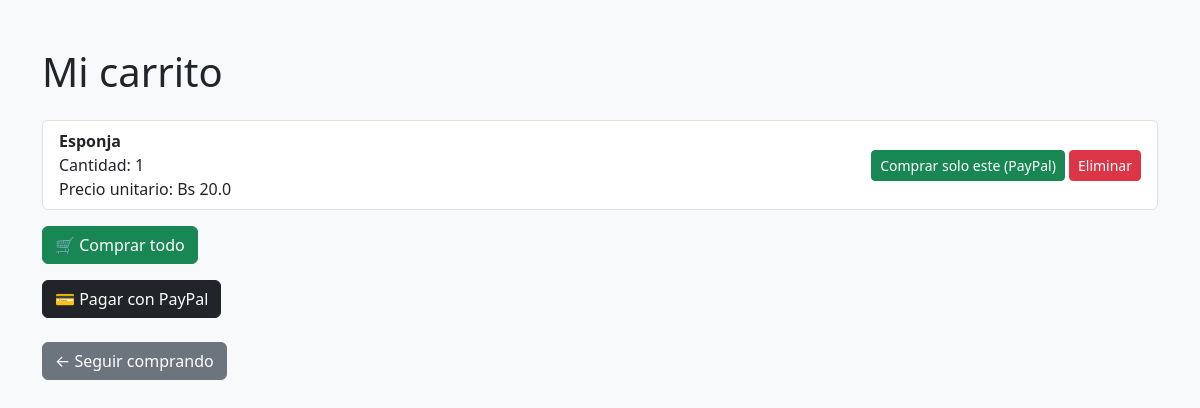
The app's page /carrito (signed in) with its own data.
### models/carrito_model.py (models this page shows)
class Carrito(db.Model):
    __tablename__ = 'carrito'
    id = db.Column(db.Integer, primary_key=True)
    usuario_id = db.Column(db.Integer, db.ForeignKey('usuario.id'), nullable=False)
    producto_id = db.Column(db.Integer, db.ForeignKey('producto.id'), nullable=False)
    cantidad = db.Column(db.Integer, nullable=False, default=1)
    producto = db.relationship('Producto')
    usuario = db.relationship('Usuario')  # <- para acceder como item.usuario.username

### models/producto_model.py (models this page shows)
class Producto(db.Model):
    __tablename__ = 'producto'
    id = db.Column(db.Integer, primary_key=True)
    nombre = db.Column(db.String(100), nullable=False)
    descripcion = db.Column(db.Text, nullable=False)
    precio = db.Column(db.Float, nullable=False)
    imagen = db.Column(db.String(255))
    usuario_id = db.Column(db.Integer, db.ForeignKey('usuario.id'), nullable=False)
    usuario = db.relationship('Usuario', back_populates='productos')
    categoria_id = db.Column(db.Integer, db.ForeignKey('categoria.id'))
    categoria = db.relationship("Categoria", back_populates="productos")
    comentarios = db.relationship("Comentario", back_populates="producto", cascade="all, delete-orphan")
    favoritos = db.relationship("Favorito", back_populates="producto", cascade="all, delete-orphan")

### controllers/carrito_controller.py (the view)
@carrito_blueprint.route("/carrito")
@login_required
def ver_carrito():
    items = Carrito.query.filter_by(usuario_id=current_user.id).all()
    return render_template("/compras/carrito.html", items=items)

### app.py (called while the page is built)
@login_manager.user_loader
def load_user(user_id):
    return Usuario.query.get(int(user_id))

### templates/compras/carrito.html (shortened to what this page needs)
<!DOCTYPE html>
<html lang="es">
<head>
    <link href="https://cdn.jsdelivr.net/npm/bootstrap@5.3.3/dist/css/bootstrap.min.css" rel="stylesheet">
</head>
<body class="bg-light">
    <div class="container py-5">
        <h1 class="mb-4">Mi carrito</h1>
        {% if items %}
            <ul class="list-group">
                {% for item in items %}
                    <li class="list-group-item d-flex justify-content-between align-items-center">
                        <div>
                            <strong>{{ item.producto.nombre }}</strong><br>
                            Cantidad: {{ item.cantidad }}<br>
                            Precio unitario: Bs {{ item.producto.precio }}
                        </div>
                        <div>
                            <a href="{{ url_for('carrito.pago_individual', id=item.id) }}" class="btn btn-success btn-sm">Comprar solo este (PayPal)</a>
                            <form method="POST" action="{{ url_for('carrito.eliminar_del_carrito', id=item.id) }}" style="display:inline;">
                                <button type="submit" class="btn btn-danger btn-sm">Eliminar</button>
                            </form>
                        </div>
                    </li>
                {% endfor %}
            </ul>
             <form method="POST" action="{{ url_for('carrito.comprar_carrito') }}" class="mt-3">
                <button type="submit" class="btn btn-success">🛒 Comprar todo</button>
            </form>
            <form method="POST" action="{{ url_for('carrito.iniciar_pago') }}">
                 <button type="submit" class="btn btn-dark mt-3">💳 Pagar con PayPal</button>
            </form>
        {% else %}
            <p>No tienes productos en tu carrito.</p>
        {% endif %}
        <a href="{{ url_for('productos.lista_productos') }}" class="btn btn-secondary mt-4">← Seguir comprando</a>
    </div>
</body>
</html>

### records on screen
Carrito: producto.nombre "Esponja", cantidad "1", producto.precio "20.0"
